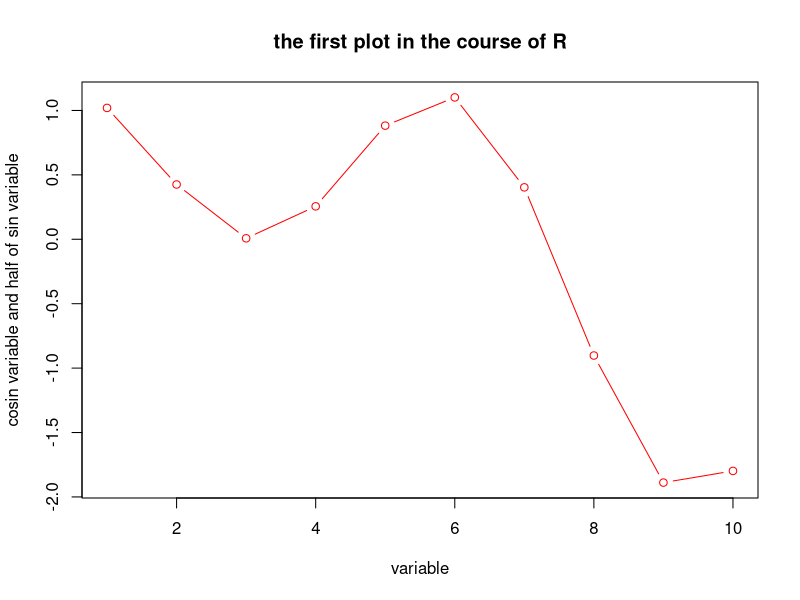

Recreate this plot in R.
#created on Mar 28, 2017 by J_W YEH
#First course practice
a <- seq (1, 10 ,1)
y = cos(a)+sin(a/2)
plot(a,y,
     type = "b",
     xlab = "variable", ylab = "cosin variable and half of sin variable",
     main = "the first plot in the course of R",
     col = "red")